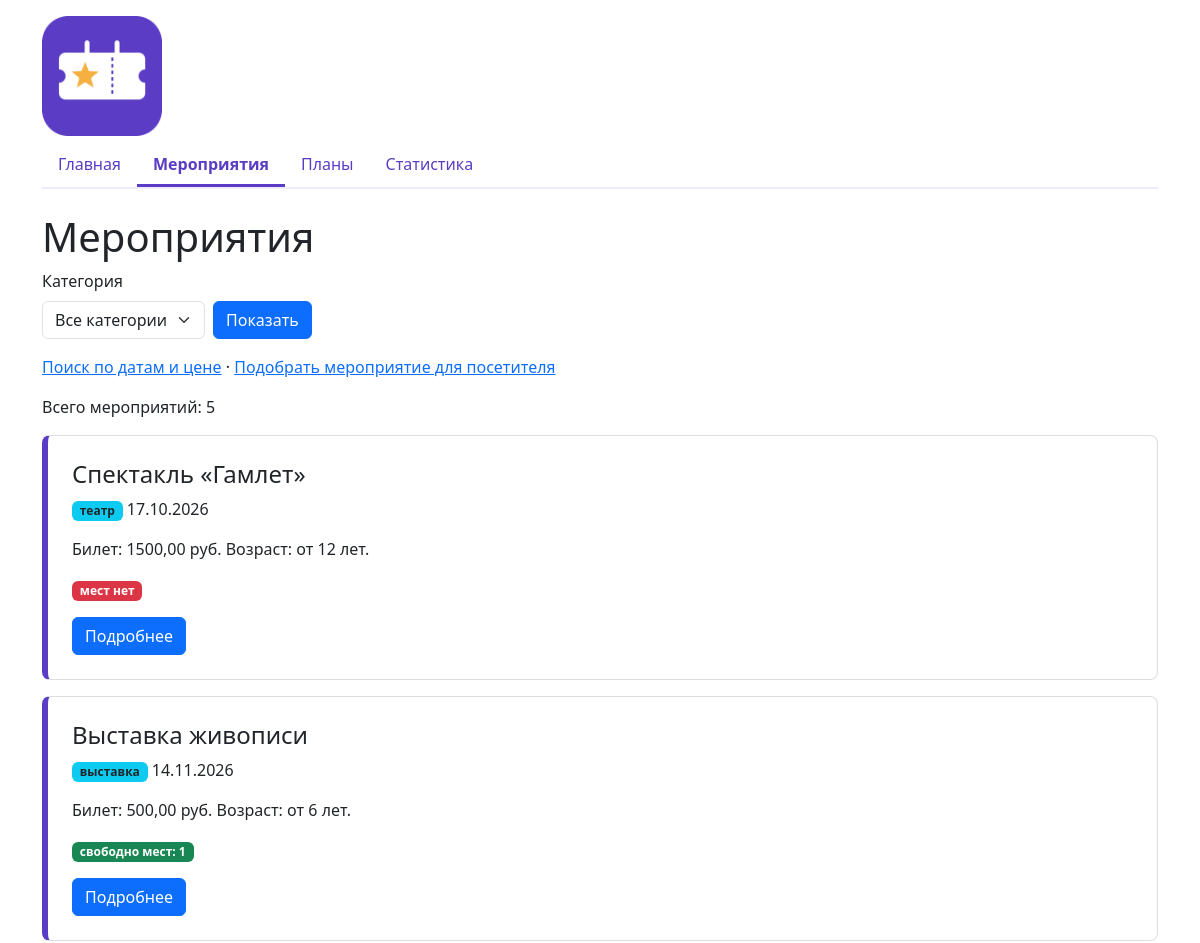
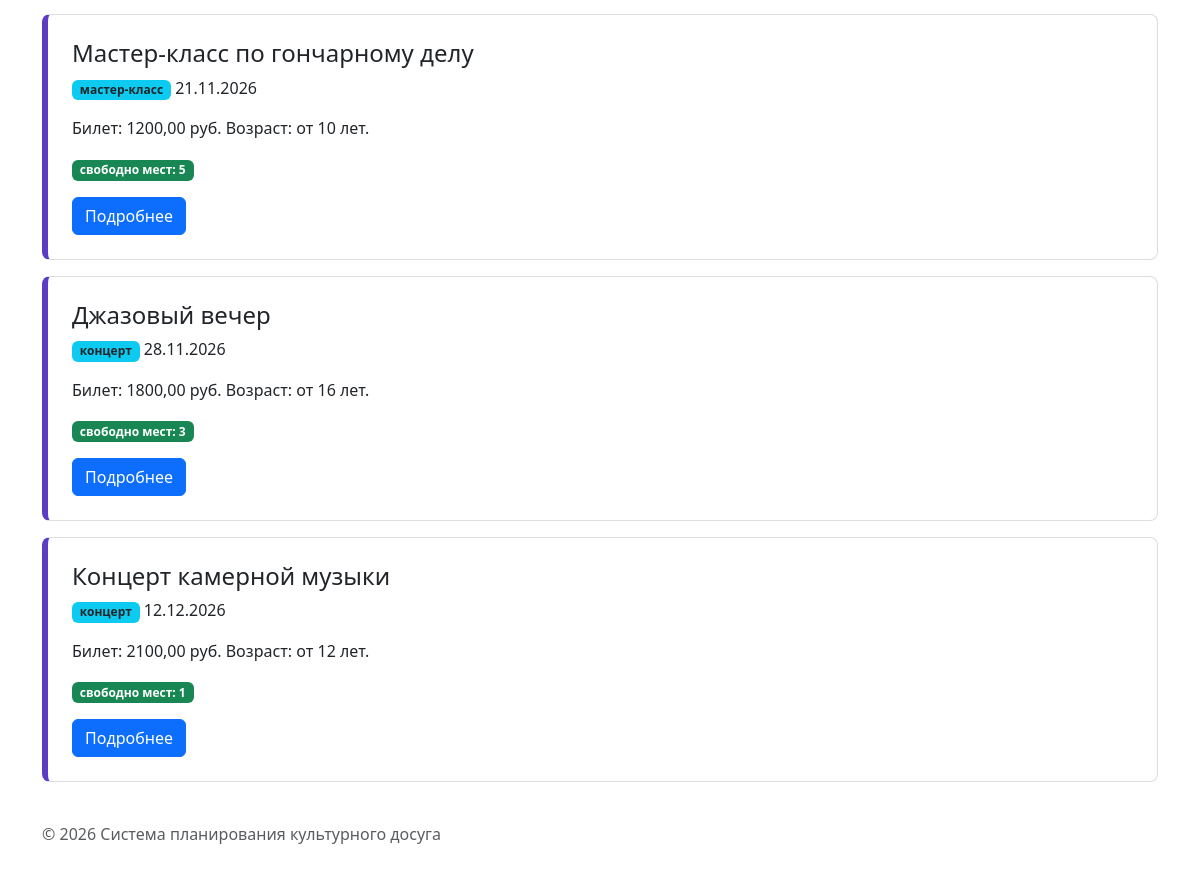
Screenshot of /events/ with the database file from the repository (2 pictures, top to bottom).
### catalog/views.py (the view)
# urls.py: path("", views.event_list, name="list"),
def event_list(request):
    category = request.GET.get("category", "").strip()
    conn = get_connection()
    conn.row_factory = sqlite3.Row
    try:
        categories = conn.execute(QUERY_CATEGORIES).fetchall()
        if category:
            rows = conn.execute(
                QUERY_EVENTS_BY_CATEGORY,
                [category],
            ).fetchall()
        else:
            rows = conn.execute(QUERY_EVENTS).fetchall()
    finally:
        conn.close()
    return render(
        request,
        "catalog/event_list.html",
        {
            "events": rows_with_dates(rows, "event_date"),
            "categories": categories,
            "category": category,
        },
    )

### db/database.py (called while the page is built)
def get_connection(db_path=None):
    conn = sqlite3.connect(db_path or DB_PATH)
    conn.execute("PRAGMA foreign_keys = ON")
    return conn

def rows_with_dates(rows, *date_fields):
    result = []
    for row in rows:
        item = dict(row)
        for field in date_fields:
            item[field] = date.fromisoformat(item[field])
        result.append(item)
    return result

### catalog/templates/catalog/event_list.html (shortened to what this page needs)
{% extends "base.html" %}
{% block content %}
    <h1>Мероприятия</h1>
    <form method="get" class="row g-2 align-items-end mb-3">
        <div class="col-auto">
            <label for="category" class="form-label">Категория</label>
            <select id="category" name="category" class="form-select">
                <option value="">Все категории</option>
            </select>
        </div>
        <div class="col-auto">
            <button type="submit" class="btn btn-primary">Показать</button>
        </div>
    </form>
    <p>
        <a href="{% url 'catalog:search' %}">Поиск по датам и цене</a>
        ·
        <a href="{% url 'catalog:recommend' %}">Подобрать мероприятие для посетителя</a>
    </p>
    <p>
        Всего мероприятий: {{ events|length }}
    </p>
    {% for event in events %}
        {% include "catalog/includes/event_card.html" with seats_left=event.seats_left %}
    {% empty %}
        <p>Мероприятия не найдены.</p>
    {% endfor %}
{% endblock %}

### catalog/templates/catalog/includes/event_card.html
<article class="card event-card mb-3">
    <div class="card-body">
        <h2 class="card-title h4">
            {{ event.name|default:"Без названия" }}
        </h2>
        <p class="card-text">
            <span class="badge bg-info text-dark">{{ event.category }}</span>
            {{ event.event_date|date:"d.m.Y" }}
        </p>
        <p class="card-text">
            Билет: {{ event.ticket_price|floatformat:2 }} руб.
            Возраст: от {{ event.age_limit }} лет.
        </p>
        <p class="card-text">
            {% if seats_left > 0 %}
                <span class="badge bg-success">
                    свободно мест: {{ seats_left }}
                </span>
            {% else %}
                <span class="badge bg-danger">мест нет</span>
            {% endif %}
        </p>
        <a
            href="{% url 'catalog:detail' event.id %}"
            class="btn btn-primary"
        >
            Подробнее
        </a>
    </div>
</article>

### homepage/static/homepage/css/style.css (style rules this page uses)
:root { --leisure-accent: #5b3cc4; --leisure-accent-soft: #efeafc; }
body { min-height: 100vh; }
.event-card { padding: 0.5rem; border: 1px solid #ddd; border-left: 6px solid var(--leisure-accent); border-radius: 8px; }

### rows the page displays
events: name "Спектакль «Гамлет»", category "театр", event_date "17.10.2026", ticket_price "1500,00", age_limit "12", shows "мест нет"
events: name "Выставка живописи", category "выставка", event_date "14.11.2026", ticket_price "500,00", age_limit "6", seats_left "1"
events: name "Мастер-класс по гончарному делу", category "мастер-класс", event_date "21.11.2026", ticket_price "1200,00", age_limit "10", seats_left "5"
events: name "Джазовый вечер", category "концерт", event_date "28.11.2026", ticket_price "1800,00", age_limit "16", seats_left "3"
events: name "Концерт камерной музыки", category "концерт", event_date "12.12.2026", ticket_price "2100,00", age_limit "12", capacity "1"

### other values shown
{{ events|length }} "5"
